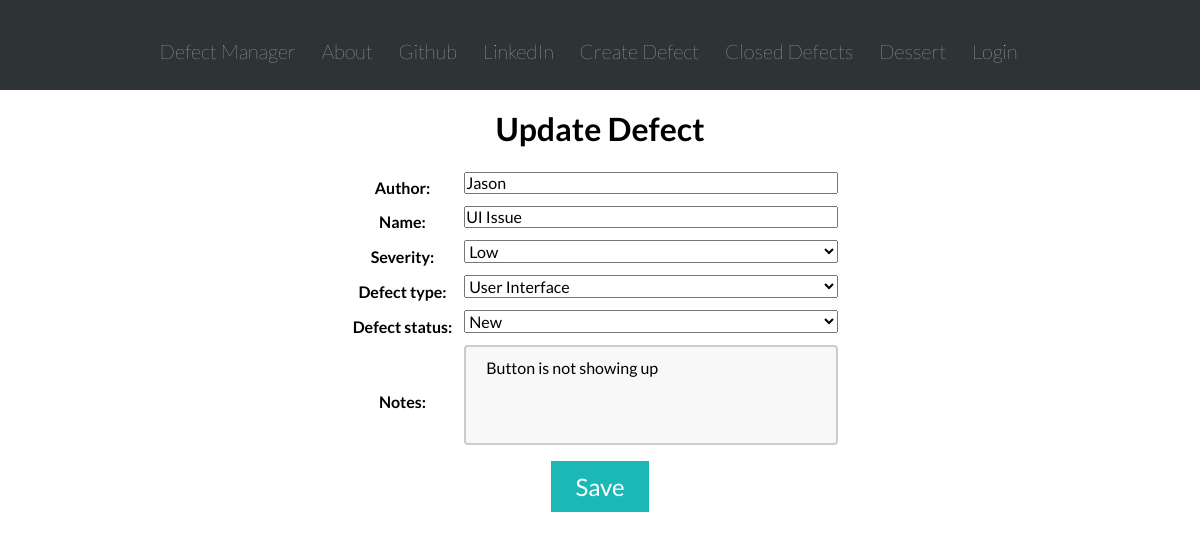
The app's page /update/defect/1, older data.
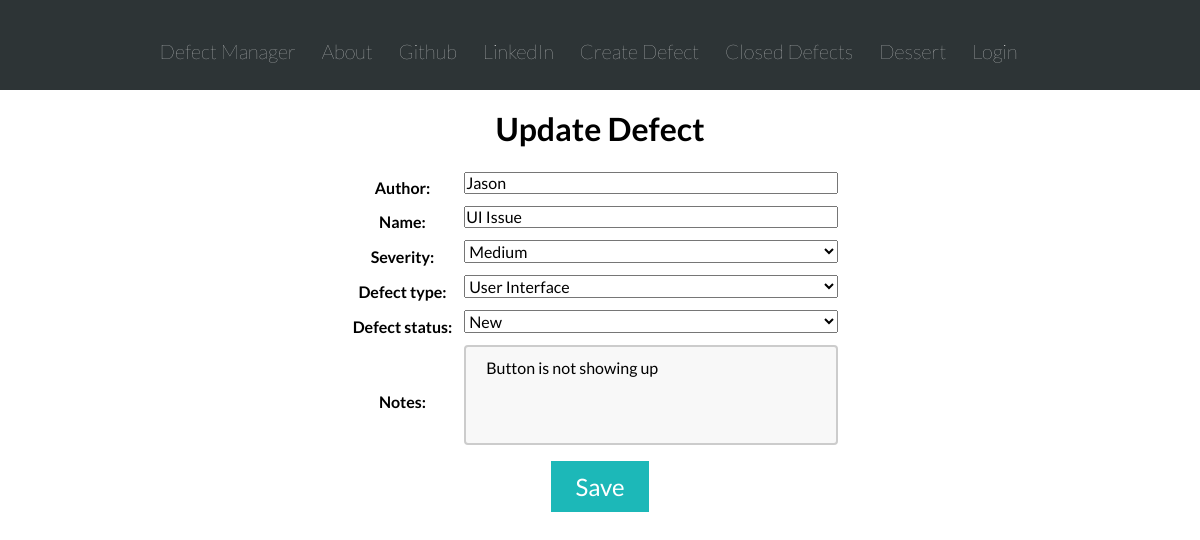
The same page, newer data.
### defect_manager_app/models.py (models this page shows, shortened)
class Defect(models.Model):
    DEFECT_STATUS_NEW = 'New'
    DEFECT_STATUS_OPEN = 'Open'
    DEFECT_STATUS_REJECTED = 'Rejected'
    DEFECT_STATUS_FIXED = 'Fixed'
    DEFECT_STATUS_CLOSE = 'Closed'
    DEFECT_STATUS_CHOICES = [
    (DEFECT_STATUS_NEW, 'New'),
    (DEFECT_STATUS_OPEN, 'Open'),
    (DEFECT_STATUS_REJECTED, 'Rejected'),
    (DEFECT_STATUS_FIXED, 'Fixed'),
    (DEFECT_STATUS_CLOSE, 'Closed'),
    ]
    DEFECT_TYPE_CONFIG = 'Configuration'
    DEFECT_TYPE_TESTERROR = 'Tester Error'
    DEFECT_TYPE_UI = 'User Interface'
    DEFECT_TYPE_OTHER = 'Other'
    DEFECT_TYPE_CHOICES = [
    (DEFECT_TYPE_CONFIG, 'Configuration'),
    (DEFECT_TYPE_TESTERROR, 'Tester Error'),
    (DEFECT_TYPE_UI, 'User Interface'),
    (DEFECT_TYPE_OTHER, 'OTHER'),
    ]
    DEFECT_SEVERITY_LOW = 'Low'
    DEFECT_SEVERITY_MEDIUM = 'Medium'
    DEFECT_SEVERITY_HIGH = 'High'
    DEFECT_SEVERITY_CHOICES = [
    (DEFECT_SEVERITY_LOW, 'Low'),
    (DEFECT_SEVERITY_MEDIUM, 'Medium'),
    (DEFECT_SEVERITY_HIGH, 'High'),
    ]
    author = models.CharField(max_length=256)
    defect_status = models.CharField(max_length=10,
                                    choices=DEFECT_STATUS_CHOICES,
                                    default=DEFECT_STATUS_NEW,
                                    )
    defect_type = models.CharField(max_length=64,
                                    choices=DEFECT_TYPE_CHOICES,
                                    default=DEFECT_TYPE_CONFIG,
                                    )
    severity = models.CharField(max_length=8,
                                choices=DEFECT_SEVERITY_CHOICES,
                                default='',
                                )
    name = models.CharField(max_length=200, default='')
    created_date = models.DateTimeField(default=timezone.now)
    close_date = models.DateTimeField(blank=True, null=True)
    notes = models.TextField()
    modified_date = models.DateTimeField(blank=True, null=True)

### defect_manager_app/views.py (the view)
# urls.py: path('update/defect/<int:pk>', views.update_defect, name='update_defect'),
def update_defect(request, pk):
    defect = get_object_or_404(Defect, pk=pk)
    if request.method == "POST":
        form = DefectForm(request.POST, instance=defect)
        defect.modified()
        form.save()
        return redirect('defect_manager_app:defect_detail', pk=defect.pk)
    else:
        form = DefectForm(instance=defect)
    return render(request, 'defect_manager_app/defect_form.html', {'form':form})

### defect_manager_app/forms.py
class DefectForm(forms.ModelForm):
    class Meta:
        model = Defect
        fields = ('author','name', 'severity', 'defect_type', 'defect_status', 'notes')
        widgets = {
            'author': forms.TextInput(attrs={'class': 'nameinputclass all-widgets'}),
            'name': forms.TextInput(attrs={'class': 'nameinputclass all-widgets'}),
            'notes': forms.Textarea(attrs={'class': 'textinputclass all-widgets'}),
            'severity': forms.Select(attrs={'class': 'dropdownclass all-widgets'}, choices=Defect.DEFECT_SEVERITY_CHOICES),
            'defect_type': forms.Select(attrs={'class': 'dropdownclass all-widgets'}, choices=Defect.DEFECT_TYPE_CHOICES),
            'defect_status': forms.Select(attrs={'class': 'dropdownclass all-widgets'}, choices=Defect.DEFECT_STATUS_CHOICES),
        }

### defect_manager_app/templates/defect_manager_app/defect_form.html (shortened to what this page needs)
{% extends 'defect_manager_app/base.html' %}
{% block content %}
<div class='defect-form-section row'>
  <h1>
    {% if not form.instance.pk %}
      Create Defect
    {% else %}
      Update Defect
    {% endif %}
  </h1>
  <form method="POST" class="defect-form">
    <table class="defect-form-table">
      {{ form.as_table}}
    </table>
    <button type="submit" class='btn-primary' name="button">Save</button>
  </form>
</div>
{% endblock %}

Row changes from the older to the newer data that the page shows:
changed Defect "Jason": severity "Low" → "Medium"
